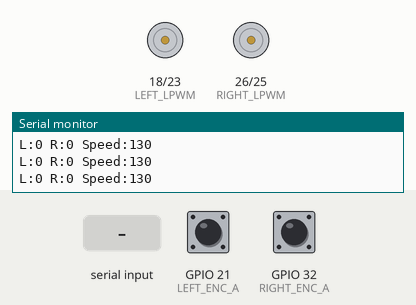
Recording of a sketch running on a simulated ESP32. On the bench: motor-driver pin pairs drawn as motors (green arrow = first pin HIGH = forward, orange = second pin HIGH = backward, longer = more drive), the last lines printed to the serial monitor. The test bench sets the inputs (shaded band); at power-on: GPIO 21 (LEFT_ENC_A) HIGH, GPIO 32 (RIGHT_ENC_A) HIGH.

Above: at 2.2 s.
2.3 s: "f" received over Serial
At 2.6 s:
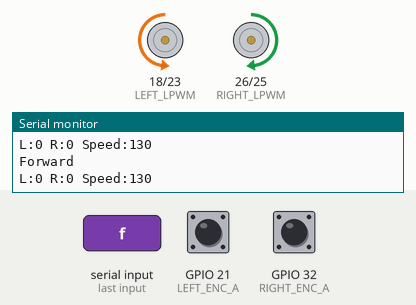
3.8 s: "b" received over Serial
At 4.9 s:
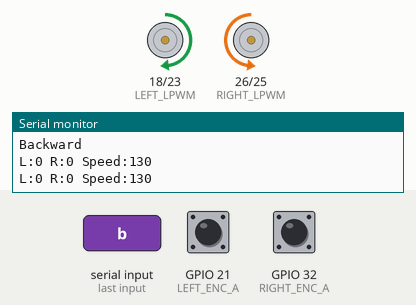
5.3 s: "l" received over Serial
At 6.1 s:
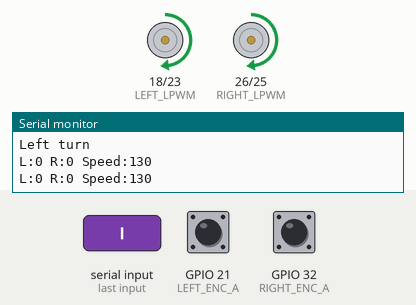
6.8 s: "r" received over Serial
At 7.2 s:
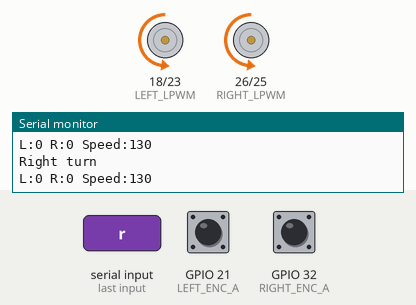
Timing chart, 0 to 9.3 s (numbered marks = the images above; inputs shaded):
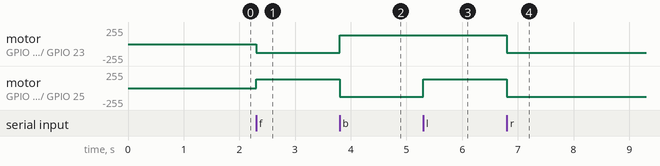

The sketch:

agrobot_motor_controller.ino
```cpp
#include <Arduino.h>

/*
  AGROBOT ESP32 MOTOR CONTROLLER
  Two BTS7960 drivers + two encoder motors

  Commands from Raspberry Pi serial:
  f = forward
  b = backward
  l = turn left in place
  r = turn right in place
  s = stop
  + = increase speed
  - = decrease speed
  z = reset encoder counts
*/

// ===================== MOTOR PINS =====================

// LEFT BTS7960
#define LEFT_RPWM 23
#define LEFT_LPWM 18

// RIGHT BTS7960
#define RIGHT_RPWM 25
#define RIGHT_LPWM 26

// LEFT ENCODER
#define LEFT_ENC_A 21
#define LEFT_ENC_B 22

// RIGHT ENCODER
#define RIGHT_ENC_A 32
#define RIGHT_ENC_B 33

// ===================== DIRECTION FIX =====================

// Keep these exactly like your working code
#define LEFT_INVERT false
#define RIGHT_INVERT true

// ===================== CALIBRATION =====================

// Robot leans LEFT, so we reduce RIGHT motor power first.
// If this gets worse, change to:
// LEFT_GAIN 0.85
// RIGHT_GAIN 1.00

float LEFT_GAIN  = 1.00;
float RIGHT_GAIN = 1.00;

// ===================== GLOBALS =====================

volatile long left_count = 0;
volatile long right_count = 0;

int motor_speed = 130;

// ===================== ENCODERS =====================

void IRAM_ATTR leftEncoderISR() {
  int b = digitalRead(LEFT_ENC_B);

  if (b == HIGH) {
    left_count++;
  } else {
    left_count--;
  }
}

void IRAM_ATTR rightEncoderISR() {
  int b = digitalRead(RIGHT_ENC_B);

  if (b == HIGH) {
    right_count++;
  } else {
    right_count--;
  }
}

// ===================== RAW MOTOR CONTROL =====================

void rawLeftMotor(int speed) {
  speed = constrain(speed, -255, 255);

  if (speed > 0) {
    analogWrite(LEFT_RPWM, speed);
    analogWrite(LEFT_LPWM, 0);
  } else if (speed < 0) {
    analogWrite(LEFT_RPWM, 0);
    analogWrite(LEFT_LPWM, -speed);
  } else {
    analogWrite(LEFT_RPWM, 0);
    analogWrite(LEFT_LPWM, 0);
  }
}

void rawRightMotor(int speed) {
  speed = constrain(speed, -255, 255);

  if (speed > 0) {
    analogWrite(RIGHT_RPWM, speed);
    analogWrite(RIGHT_LPWM, 0);
  } else if (speed < 0) {
    analogWrite(RIGHT_RPWM, 0);
    analogWrite(RIGHT_LPWM, -speed);
  } else {
    analogWrite(RIGHT_RPWM, 0);
    analogWrite(RIGHT_LPWM, 0);
  }
}

// ===================== CALIBRATED MOTOR CONTROL =====================

int applyGain(int speed, float gain) {
  int corrected = (int)(abs(speed) * gain);

  if (corrected > 255) {
    corrected = 255;
  }

  if (speed < 0) {
    corrected = -corrected;
  }

  return corrected;
}

void setLeftMotor(int speed) {
  if (LEFT_INVERT) {
    speed = -speed;
  }

  int corrected = applyGain(speed, LEFT_GAIN);
  rawLeftMotor(corrected);
}

void setRightMotor(int speed) {
  if (RIGHT_INVERT) {
    speed = -speed;
  }

  int corrected = applyGain(speed, RIGHT_GAIN);
  rawRightMotor(corrected);
}

void stopRobot() {
  setLeftMotor(0);
  setRightMotor(0);
}

// ===================== SETUP =====================

void setup() {
  Serial.begin(115200);
  delay(1000);

  pinMode(LEFT_RPWM, OUTPUT);
  pinMode(LEFT_LPWM, OUTPUT);
  pinMode(RIGHT_RPWM, OUTPUT);
  pinMode(RIGHT_LPWM, OUTPUT);

  pinMode(LEFT_ENC_A, INPUT_PULLUP);
  pinMode(LEFT_ENC_B, INPUT_PULLUP);
  pinMode(RIGHT_ENC_A, INPUT_PULLUP);
  pinMode(RIGHT_ENC_B, INPUT_PULLUP);

  attachInterrupt(digitalPinToInterrupt(LEFT_ENC_A), leftEncoderISR, RISING);
  attachInterrupt(digitalPinToInterrupt(RIGHT_ENC_A), rightEncoderISR, RISING);

  stopRobot();

  Serial.println("AGROBOT calibrated motor controller ready");
  Serial.println("Commands: f b l r s + - z");
  Serial.print("LEFT_GAIN: ");
  Serial.println(LEFT_GAIN);
  Serial.print("RIGHT_GAIN: ");
  Serial.println(RIGHT_GAIN);
}

// ===================== LOOP =====================

void loop() {
  if (Serial.available()) {
    char cmd = Serial.read();

    if (cmd == 'f') {
      setLeftMotor(motor_speed);
      setRightMotor(motor_speed);
      Serial.println("Forward");
    }

    else if (cmd == 'b') {
      setLeftMotor(-motor_speed);
      setRightMotor(-motor_speed);
      Serial.println("Backward");
    }

    else if (cmd == 'l') {
      setLeftMotor(-motor_speed);
      setRightMotor(motor_speed);
      Serial.println("Left turn");
    }

    else if (cmd == 'r') {
      setLeftMotor(motor_speed);
      setRightMotor(-motor_speed);
      Serial.println("Right turn");
    }

    else if (cmd == 's') {
      stopRobot();
      Serial.println("Stop");
    }

    else if (cmd == '+') {
      motor_speed += 20;

      if (motor_speed > 255) {
        motor_speed = 255;
      }

      Serial.print("Speed: ");
      Serial.println(motor_speed);
    }

    else if (cmd == '-') {
      motor_speed -= 20;

      if (motor_speed < 0) {
        motor_speed = 0;
      }

      Serial.print("Speed: ");
      Serial.println(motor_speed);
    }

    else if (cmd == 'z') {
      left_count = 0;
      right_count = 0;
      Serial.println("Encoder counts reset");
    }
  }

  static unsigned long last_print = 0;

  if (millis() - last_print >= 500) {
    Serial.print("L:");
    Serial.print(left_count);
    Serial.print(" R:");
    Serial.print(right_count);
    Serial.print(" Speed:");
    Serial.println(motor_speed);

    last_print = millis();
  }
}
```

Measured:
- after the input at 2.3 s, motor on GPIO 18 (LEFT_LPWM) / GPIO 23 (LEFT_RPWM): stopped → backward 130/255 at once; motor on GPIO 26 (RIGHT_LPWM) / GPIO 25 (RIGHT_RPWM): stopped → forward 130/255 at once
- after the input at 3.8 s, motor on GPIO 18 (LEFT_LPWM) / GPIO 23 (LEFT_RPWM): backward 130/255 → forward 130/255 at once; motor on GPIO 26 (RIGHT_LPWM) / GPIO 25 (RIGHT_RPWM): forward 130/255 → backward 130/255 at once
- after the input at 5.3 s, motor on GPIO 26 (RIGHT_LPWM) / GPIO 25 (RIGHT_RPWM): backward 130/255 → forward 130/255 at once
- after the input at 6.8 s, motor on GPIO 18 (LEFT_LPWM) / GPIO 23 (LEFT_RPWM), motor on GPIO 26 (RIGHT_LPWM) / GPIO 25 (RIGHT_RPWM): forward 130/255 → backward 130/255 at once
